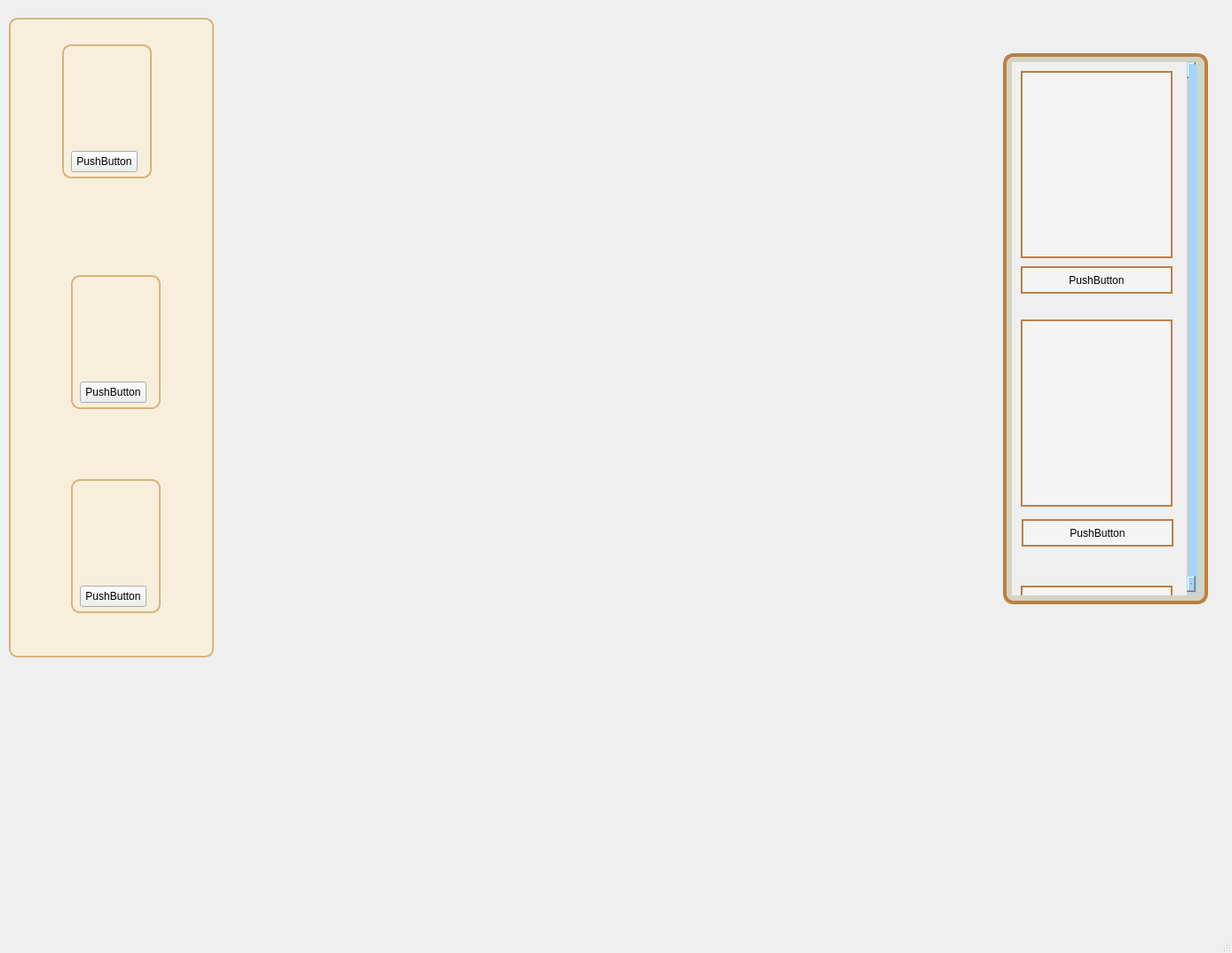
<?xml version="1.0" encoding="UTF-8"?>
<ui version="4.0">
 <class>MainPage</class>
 <widget class="QMainWindow" name="MainPage">
  <property name="geometry">
   <rect>
    <x>0</x>
    <y>0</y>
    <width>1388</width>
    <height>1074</height>
   </rect>
  </property>
  <property name="windowTitle">
   <string>MainWindow</string>
  </property>
  <property name="styleSheet">
   <string notr="true">/*background-color: white;
*/QMainWindow{
	background-image: url(:/new/prefix15/bg9.jpg);
}</string>
  </property>
  <widget class="QWidget" name="centralwidget">
   <widget class="QLabel" name="label_3">
    <property name="geometry">
     <rect>
      <x>60</x>
      <y>530</y>
      <width>151</width>
      <height>141</height>
     </rect>
    </property>
    <property name="styleSheet">
     <string notr="true">image: url(:/new/prefix8/a3.png);
background-color: transparent;</string>
    </property>
    <property name="text">
     <string/>
    </property>
   </widget>
   <widget class="QLabel" name="label_8">
    <property name="geometry">
     <rect>
      <x>80</x>
      <y>290</y>
      <width>101</width>
      <height>171</height>
     </rect>
    </property>
    <property name="styleSheet">
     <string notr="true">
  background-color: transparent;
    border: 2px solid #D8B47D;
    border-radius: 10px;
    margin-top: 20px;
    padding: 10px;
    color: #3E3A39;</string>
    </property>
    <property name="text">
     <string/>
    </property>
   </widget>
   <widget class="QLabel" name="label_7">
    <property name="geometry">
     <rect>
      <x>70</x>
      <y>30</y>
      <width>101</width>
      <height>171</height>
     </rect>
    </property>
    <property name="styleSheet">
     <string notr="true">
  background-color: transparent;
    border: 2px solid #D8B47D;
    border-radius: 10px;
    margin-top: 20px;
    padding: 10px;
    color: #3E3A39;</string>
    </property>
    <property name="text">
     <string/>
    </property>
   </widget>
   <widget class="QPushButton" name="pushButton">
    <property name="geometry">
     <rect>
      <x>80</x>
      <y>170</y>
      <width>75</width>
      <height>24</height>
     </rect>
    </property>
    <property name="text">
     <string>PushButton</string>
    </property>
   </widget>
   <widget class="QPushButton" name="pushButton_2">
    <property name="geometry">
     <rect>
      <x>90</x>
      <y>430</y>
      <width>75</width>
      <height>24</height>
     </rect>
    </property>
    <property name="text">
     <string>PushButton</string>
    </property>
   </widget>
   <widget class="QLabel" name="label_9">
    <property name="geometry">
     <rect>
      <x>80</x>
      <y>520</y>
      <width>101</width>
      <height>171</height>
     </rect>
    </property>
    <property name="styleSheet">
     <string notr="true">
  background-color: transparent;
    border: 2px solid #D8B47D;
    border-radius: 10px;
    margin-top: 20px;
    padding: 10px;
    color: #3E3A39;</string>
    </property>
    <property name="text">
     <string/>
    </property>
   </widget>
   <widget class="QLabel" name="label">
    <property name="geometry">
     <rect>
      <x>50</x>
      <y>60</y>
      <width>141</width>
      <height>121</height>
     </rect>
    </property>
    <property name="styleSheet">
     <string notr="true">image: url(:/new/prefix6/a1.png);
background-color: transparent;</string>
    </property>
    <property name="text">
     <string/>
    </property>
   </widget>
   <widget class="QLabel" name="label_2">
    <property name="geometry">
     <rect>
      <x>40</x>
      <y>310</y>
      <width>181</width>
      <height>121</height>
     </rect>
    </property>
    <property name="styleSheet">
     <string notr="true">image: url(:/new/prefix7/a2.png);
background-color: transparent;</string>
    </property>
    <property name="text">
     <string/>
    </property>
   </widget>
   <widget class="QPushButton" name="pushButton_3">
    <property name="geometry">
     <rect>
      <x>90</x>
      <y>660</y>
      <width>75</width>
      <height>24</height>
     </rect>
    </property>
    <property name="text">
     <string>PushButton</string>
    </property>
   </widget>
   <widget class="QListWidget" name="listWidget_3">
    <property name="geometry">
     <rect>
      <x>10</x>
      <y>0</y>
      <width>231</width>
      <height>741</height>
     </rect>
    </property>
    <property name="styleSheet">
     <string notr="true">
  background-color: rgba(255, 239, 200, 0.5);
    border: 2px solid #D8B47D;
    border-radius: 10px;
    margin-top: 20px;
    padding: 10px;
    color: #3E3A39;
   

</string>
    </property>
   </widget>
   <widget class="QScrollArea" name="scrollArea">
    <property name="geometry">
     <rect>
      <x>1130</x>
      <y>60</y>
      <width>231</width>
      <height>621</height>
     </rect>
    </property>
    <property name="styleSheet">
     <string notr="true">QScrollArea {
   background-color: rgba(170, 170, 127, 0.4);
    border: 4px solid rgb(187, 128, 68);
    border-radius: 12px;
    padding: 6px;
}

QScrollBar:vertical {
    background: rgb(163, 213, 252);
    width: 14px;
    margin: 2px;
    border-radius: 5px;
}
QScrollBar::handle:vertical {
    background: rgb(163, 213, 252);
    border-radius: 5px;
}
/*QScrollBar::add-line:vertical, QScrollBar::sub-line:vertical {
    background: none;
}

QScrollBar:horizontal {
    background: #f9c5d1;
    height: 10px;
    margin: 2px;
    border-radius: 5px;
}
QScrollBar::handle:horizontal {
    background: #f48fb1;
    border-radius: 5px;
}
QScrollBar::add-line:horizontal, QScrollBar::sub-line:horizontal {
    background: none;
}*/</string>
    </property>
    <property name="verticalScrollBarPolicy">
     <enum>Qt::ScrollBarPolicy::ScrollBarAsNeeded</enum>
    </property>
    <property name="widgetResizable">
     <bool>true</bool>
    </property>
    <widget class="QWidget" name="scrollAreaWidgetContents">
     <property name="geometry">
      <rect>
       <x>0</x>
       <y>-270</y>
       <width>197</width>
       <height>2350</height>
      </rect>
     </property>
     <property name="minimumSize">
      <size>
       <width>0</width>
       <height>2350</height>
      </size>
     </property>
     <widget class="QPushButton" name="pushButton_8">
      <property name="geometry">
       <rect>
        <x>11</x>
        <y>515</y>
        <width>171</width>
        <height>31</height>
       </rect>
      </property>
      <property name="sizePolicy">
       <sizepolicy hsizetype="Minimum" vsizetype="Fixed">
        <horstretch>0</horstretch>
        <verstretch>0</verstretch>
       </sizepolicy>
      </property>
      <property name="minimumSize">
       <size>
        <width>0</width>
        <height>31</height>
       </size>
      </property>
      <property name="styleSheet">
       <string notr="true">QPushButton{
 background-color: rgba(255, 255, 255, 0.3);
border: 2px solid rgb(187, 128, 68);
font: 9pt &quot;Black Ops One&quot;;
}
QPushButton:hover{
 background-color: rgba(255, 255, 255, 0.5);
}
QPushButton:pressed{
 background-color: rgba(255, 255, 255, 0.7);
}</string>
      </property>
      <property name="text">
       <string>PushButton</string>
      </property>
     </widget>
     <widget class="QPushButton" name="pushButton_7">
      <property name="geometry">
       <rect>
        <x>10</x>
        <y>230</y>
        <width>171</width>
        <height>31</height>
       </rect>
      </property>
      <property name="sizePolicy">
       <sizepolicy hsizetype="Minimum" vsizetype="Fixed">
        <horstretch>0</horstretch>
        <verstretch>0</verstretch>
       </sizepolicy>
      </property>
      <property name="minimumSize">
       <size>
        <width>0</width>
        <height>31</height>
       </size>
      </property>
      <property name="styleSheet">
       <string notr="true">QPushButton{
 background-color: rgba(255, 255, 255, 0.3);
border: 2px solid rgb(187, 128, 68);
font: 9pt &quot;Black Ops One&quot;;
}
QPushButton:hover{
 background-color: rgba(255, 255, 255, 0.5);
}
QPushButton:pressed{
 background-color: rgba(255, 255, 255, 0.7);
}</string>
      </property>
      <property name="text">
       <string>PushButton</string>
      </property>
     </widget>
     <widget class="QPushButton" name="pushButton_14">
      <property name="geometry">
       <rect>
        <x>11</x>
        <y>2297</y>
        <width>171</width>
        <height>31</height>
       </rect>
      </property>
      <property name="sizePolicy">
       <sizepolicy hsizetype="Minimum" vsizetype="Fixed">
        <horstretch>0</horstretch>
        <verstretch>0</verstretch>
       </sizepolicy>
      </property>
      <property name="minimumSize">
       <size>
        <width>0</width>
        <height>31</height>
       </size>
      </property>
      <property name="styleSheet">
       <string notr="true">QPushButton{
 background-color: rgba(255, 255, 255, 0.3);
border: 2px solid rgb(187, 128, 68);
font: 9pt &quot;Black Ops One&quot;;
}
QPushButton:hover{
 background-color: rgba(255, 255, 255, 0.5);
}
QPushButton:pressed{
 background-color: rgba(255, 255, 255, 0.7);
}</string>
      </property>
      <property name="text">
       <string>PushButton</string>
      </property>
     </widget>
     <widget class="QPushButton" name="pushButton_9">
      <property name="geometry">
       <rect>
        <x>11</x>
        <y>812</y>
        <width>171</width>
        <height>31</height>
       </rect>
      </property>
      <property name="sizePolicy">
       <sizepolicy hsizetype="Minimum" vsizetype="Fixed">
        <horstretch>0</horstretch>
        <verstretch>0</verstretch>
       </sizepolicy>
      </property>
      <property name="minimumSize">
       <size>
        <width>0</width>
        <height>31</height>
       </size>
      </property>
      <property name="styleSheet">
       <string notr="true">QPushButton{
 background-color: rgba(255, 255, 255, 0.3);
border: 2px solid rgb(187, 128, 68);
font: 9pt &quot;Black Ops One&quot;;
}
QPushButton:hover{
 background-color: rgba(255, 255, 255, 0.5);
}
QPushButton:pressed{
 background-color: rgba(255, 255, 255, 0.7);
}</string>
      </property>
      <property name="text">
       <string>PushButton</string>
      </property>
     </widget>
     <widget class="QLabel" name="label_20">
      <property name="geometry">
       <rect>
        <x>11</x>
        <y>1486</y>
        <width>171</width>
        <height>211</height>
       </rect>
      </property>
      <property name="minimumSize">
       <size>
        <width>0</width>
        <height>0</height>
       </size>
      </property>
      <property name="maximumSize">
       <size>
        <width>171</width>
        <height>211</height>
       </size>
      </property>
      <property name="styleSheet">
       <string notr="true">image: url(:/new/prefix16/agents/Screenshot_2025-04-19-18-12-23-074_com.android.chrome-edit (11).png);
 background-color: rgba(255, 255, 255, 0.3);
border: 2px solid rgb(187, 128, 68);</string>
      </property>
      <property name="text">
       <string/>
      </property>
     </widget>
     <widget class="QLabel" name="label_16">
      <property name="geometry">
       <rect>
        <x>11</x>
        <y>892</y>
        <width>171</width>
        <height>211</height>
       </rect>
      </property>
      <property name="minimumSize">
       <size>
        <width>0</width>
        <height>0</height>
       </size>
      </property>
      <property name="maximumSize">
       <size>
        <width>171</width>
        <height>211</height>
       </size>
      </property>
      <property name="styleSheet">
       <string notr="true">image: url(:/new/prefix16/agents/Screenshot_2025-04-19-18-12-23-074_com.android.chrome-edit (7).png);
 background-color: rgba(255, 255, 255, 0.3);
border: 2px solid rgb(187, 128, 68);</string>
      </property>
      <property name="text">
       <string/>
      </property>
     </widget>
     <widget class="QPushButton" name="pushButton_12">
      <property name="geometry">
       <rect>
        <x>11</x>
        <y>1703</y>
        <width>171</width>
        <height>31</height>
       </rect>
      </property>
      <property name="sizePolicy">
       <sizepolicy hsizetype="Minimum" vsizetype="Fixed">
        <horstretch>0</horstretch>
        <verstretch>0</verstretch>
       </sizepolicy>
      </property>
      <property name="minimumSize">
       <size>
        <width>0</width>
        <height>31</height>
       </size>
      </property>
      <property name="styleSheet">
       <string notr="true">QPushButton{
 background-color: rgba(255, 255, 255, 0.3);
border: 2px solid rgb(187, 128, 68);
font: 9pt &quot;Black Ops One&quot;;
}
QPushButton:hover{
 background-color: rgba(255, 255, 255, 0.5);
}
QPushButton:pressed{
 background-color: rgba(255, 255, 255, 0.7);
}</string>
      </property>
      <property name="text">
       <string>PushButton</string>
      </property>
     </widget>
     <widget class="QLabel" name="label_17">
      <property name="geometry">
       <rect>
        <x>11</x>
        <y>1189</y>
        <width>171</width>
        <height>211</height>
       </rect>
      </property>
      <property name="minimumSize">
       <size>
        <width>0</width>
        <height>0</height>
       </size>
      </property>
      <property name="maximumSize">
       <size>
        <width>171</width>
        <height>211</height>
       </size>
      </property>
      <property name="styleSheet">
       <string notr="true">image: url(:/new/prefix16/agents/Screenshot_2025-04-19-18-12-23-074_com.android.chrome-edit (8).png);
 background-color: rgba(255, 255, 255, 0.3);
border: 2px solid rgb(187, 128, 68);
</string>
      </property>
      <property name="text">
       <string/>
      </property>
     </widget>
     <widget class="QPushButton" name="pushButton_10">
      <property name="geometry">
       <rect>
        <x>11</x>
        <y>1109</y>
        <width>171</width>
        <height>31</height>
       </rect>
      </property>
      <property name="sizePolicy">
       <sizepolicy hsizetype="Minimum" vsizetype="Fixed">
        <horstretch>0</horstretch>
        <verstretch>0</verstretch>
       </sizepolicy>
      </property>
      <property name="minimumSize">
       <size>
        <width>0</width>
        <height>31</height>
       </size>
      </property>
      <property name="styleSheet">
       <string notr="true">QPushButton{
 background-color: rgba(255, 255, 255, 0.3);
border: 2px solid rgb(187, 128, 68);
font: 9pt &quot;Black Ops One&quot;;
}
QPushButton:hover{
 background-color: rgba(255, 255, 255, 0.5);
}
QPushButton:pressed{
 background-color: rgba(255, 255, 255, 0.7);
}</string>
      </property>
      <property name="text">
       <string>PushButton</string>
      </property>
     </widget>
     <widget class="QPushButton" name="pushButton_11">
      <property name="geometry">
       <rect>
        <x>11</x>
        <y>1406</y>
        <width>171</width>
        <height>31</height>
       </rect>
      </property>
      <property name="sizePolicy">
       <sizepolicy hsizetype="Minimum" vsizetype="Fixed">
        <horstretch>0</horstretch>
        <verstretch>0</verstretch>
       </sizepolicy>
      </property>
      <property name="minimumSize">
       <size>
        <width>0</width>
        <height>31</height>
       </size>
      </property>
      <property name="styleSheet">
       <string notr="true">QPushButton{
 background-color: rgba(255, 255, 255, 0.3);
border: 2px solid rgb(187, 128, 68);
font: 9pt &quot;Black Ops One&quot;;
}
QPushButton:hover{
 background-color: rgba(255, 255, 255, 0.5);
}
QPushButton:pressed{
 background-color: rgba(255, 255, 255, 0.7);
}</string>
      </property>
      <property name="text">
       <string>PushButton</string>
      </property>
     </widget>
     <widget class="QLabel" name="label_19">
      <property name="geometry">
       <rect>
        <x>11</x>
        <y>2080</y>
        <width>171</width>
        <height>211</height>
       </rect>
      </property>
      <property name="minimumSize">
       <size>
        <width>171</width>
        <height>211</height>
       </size>
      </property>
      <property name="maximumSize">
       <size>
        <width>171</width>
        <height>211</height>
       </size>
      </property>
      <property name="styleSheet">
       <string notr="true">image: url(:/new/prefix16/agents/Screenshot_2025-04-19-18-12-23-074_com.android.chrome-edit (10).png);
 background-color: rgba(255, 255, 255, 0.3);
border: 2px solid rgb(187, 128, 68);
</string>
      </property>
      <property name="text">
       <string/>
      </property>
     </widget>
     <widget class="QLabel" name="label_18">
      <property name="geometry">
       <rect>
        <x>11</x>
        <y>1783</y>
        <width>171</width>
        <height>211</height>
       </rect>
      </property>
      <property name="minimumSize">
       <size>
        <width>0</width>
        <height>0</height>
       </size>
      </property>
      <property name="maximumSize">
       <size>
        <width>171</width>
        <height>211</height>
       </size>
      </property>
      <property name="styleSheet">
       <string notr="true">image: url(:/new/prefix16/agents/Screenshot_2025-04-19-18-12-23-074_com.android.chrome-edit (9).png);
background-color: rgba(255, 255, 255, 0.3);
border: 2px solid rgb(187, 128, 68);</string>
      </property>
      <property name="text">
       <string/>
      </property>
     </widget>
     <widget class="QPushButton" name="pushButton_13">
      <property name="geometry">
       <rect>
        <x>11</x>
        <y>2000</y>
        <width>171</width>
        <height>31</height>
       </rect>
      </property>
      <property name="sizePolicy">
       <sizepolicy hsizetype="Minimum" vsizetype="Fixed">
        <horstretch>0</horstretch>
        <verstretch>0</verstretch>
       </sizepolicy>
      </property>
      <property name="minimumSize">
       <size>
        <width>0</width>
        <height>31</height>
       </size>
      </property>
      <property name="styleSheet">
       <string notr="true">QPushButton{
 background-color: rgba(255, 255, 255, 0.3);
border: 2px solid rgb(187, 128, 68);
font: 9pt &quot;Black Ops One&quot;;
}
QPushButton:hover{
 background-color: rgba(255, 255, 255, 0.5);
}
QPushButton:pressed{
 background-color: rgba(255, 255, 255, 0.7);
}</string>
      </property>
      <property name="text">
       <string>PushButton</string>
      </property>
     </widget>
     <widget class="QLabel" name="label_15">
      <property name="geometry">
       <rect>
        <x>10</x>
        <y>10</y>
        <width>171</width>
        <height>211</height>
       </rect>
      </property>
      <property name="minimumSize">
       <size>
        <width>0</width>
        <height>0</height>
       </size>
      </property>
      <property name="maximumSize">
       <size>
        <width>171</width>
        <height>211</height>
       </size>
      </property>
      <property name="styleSheet">
       <string notr="true">image: url(:/new/prefix16/agents/Screenshot_2025-04-19-18-12-23-074_com.android.chrome-edit (11).png);
 background-color: rgba(255, 255, 255, 0.3);
border: 2px solid rgb(187, 128, 68);</string>
      </property>
      <property name="text">
       <string/>
      </property>
     </widget>
     <widget class="QLabel" name="label_13">
      <property name="geometry">
       <rect>
        <x>10</x>
        <y>290</y>
        <width>171</width>
        <height>211</height>
       </rect>
      </property>
      <property name="minimumSize">
       <size>
        <width>0</width>
        <height>0</height>
       </size>
      </property>
      <property name="maximumSize">
       <size>
        <width>171</width>
        <height>211</height>
       </size>
      </property>
      <property name="styleSheet">
       <string notr="true">image: url(:/new/prefix16/agents/Screenshot_2025-04-19-18-12-23-074_com.android.chrome-edit (4).png);
 background-color: rgba(255, 255, 255, 0.3);
border: 2px solid rgb(187, 128, 68);</string>
      </property>
      <property name="text">
       <string/>
      </property>
     </widget>
     <widget class="QLabel" name="label_14">
      <property name="geometry">
       <rect>
        <x>10</x>
        <y>590</y>
        <width>171</width>
        <height>211</height>
       </rect>
      </property>
      <property name="minimumSize">
       <size>
        <width>0</width>
        <height>0</height>
       </size>
      </property>
      <property name="maximumSize">
       <size>
        <width>171</width>
        <height>211</height>
       </size>
      </property>
      <property name="styleSheet">
       <string notr="true">image: url(:/new/prefix16/agents/Screenshot_2025-04-19-18-12-23-074_com.android.chrome-edit (10).png);
 background-color: rgba(255, 255, 255, 0.3);
border: 2px solid rgb(187, 128, 68);</string>
      </property>
      <property name="text">
       <string/>
      </property>
     </widget>
    </widget>
   </widget>
   <zorder>listWidget_3</zorder>
   <zorder>pushButton_3</zorder>
   <zorder>pushButton_2</zorder>
   <zorder>pushButton</zorder>
   <zorder>label</zorder>
   <zorder>label_2</zorder>
   <zorder>label_3</zorder>
   <zorder>label_9</zorder>
   <zorder>label_8</zorder>
   <zorder>label_7</zorder>
   <zorder>scrollArea</zorder>
  </widget>
  <widget class="QMenuBar" name="menubar">
   <property name="geometry">
    <rect>
     <x>0</x>
     <y>0</y>
     <width>1388</width>
     <height>25</height>
    </rect>
   </property>
  </widget>
  <widget class="QStatusBar" name="statusbar"/>
 </widget>
 <resources/>
 <connections/>
</ui>
